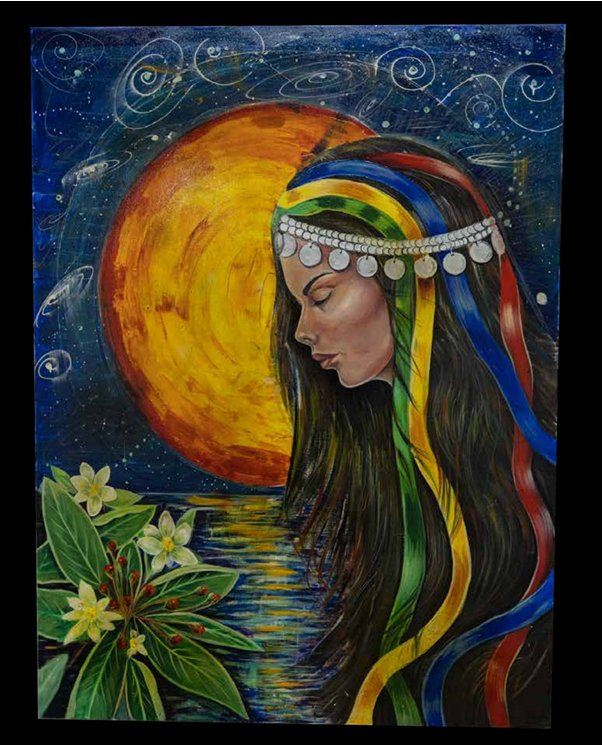
#> input picture assets/obras/el-aroma-a-canelo-preview.jpg, 602 x 745 px
$ python reframe_canelo_reference.py
#> lines starting #> are read from the running program, lines starting #| are printed output that depends on the picture
#!/usr/bin/env python3
"""Lossless-geometry editorial crop of the artist-supplied catalog reference.

This does not claim a camera-resolution original. Keep source JPEG unchanged.
"""
import argparse,io
from pathlib import Path
from PIL import Image
ROOT=Path(__file__).resolve().parents[1]
SOURCE=ROOT/'assets/obras/el-aroma-a-canelo-preview.jpg'
OUTPUT=ROOT/'assets/obras/el-aroma-a-canelo-reference-cropped.webp'
def generate():
    with Image.open(SOURCE) as original:
#> original is the input picture: PIL image 602x745 RGB; mean R, G, B 58.4, 55.3, 39.7
        im=original.convert('RGB')
    w,h=im.size
#> w = 602; h = 745
    if not (450<=w<=1200 and 600<=h<=1500):
        raise ValueError(f'Unexpected source size {im.size}')
    # Remove photographic black framing, without recropping painted edges.
    crop=im.crop((round(w*.048),round(h*.031),round(w*.946),round(h*.940)))
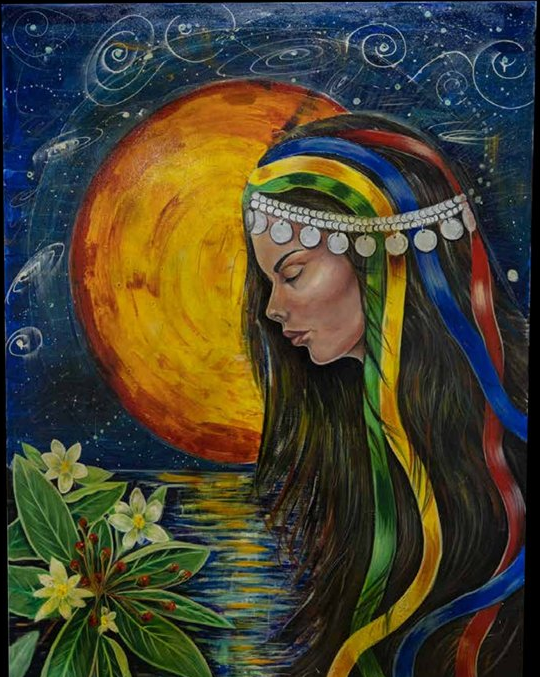
#> crop: PIL image 540x677 RGB; mean R, G, B 69.7, 65.7, 47
    out=io.BytesIO();crop.save(out,'WEBP',quality=92,method=6)
    return out.getvalue(),crop.size
def main():
    p=argparse.ArgumentParser();p.add_argument('--check',action='store_true');a=p.parse_args()
    raw,size=generate()
#> size = (540, 677)
    if a.check:
        assert OUTPUT.is_file() and OUTPUT.read_bytes()==raw,'Reference out of sync'
    else:OUTPUT.write_bytes(raw)
    with Image.open(io.BytesIO(raw)) as im:
        assert im.format=='WEBP' and im.size==size
    print('Canelo: documented PDF reference, edge-cropped',size,len(raw),flush=True)
#| Canelo: documented PDF reference, edge-cropped (540, 677) 119732
if __name__=='__main__':main()
